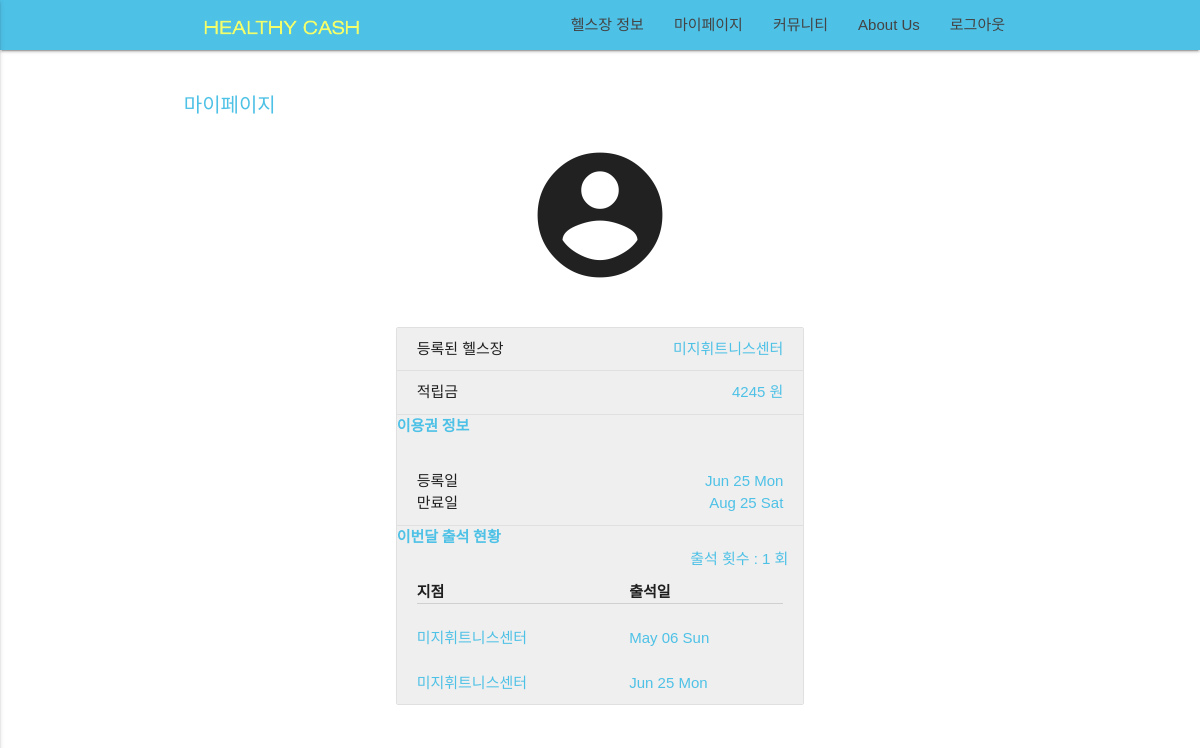
Screenshot of /profiles/mypage/ (signed in) with the database file from the repository.
### profiles/models.py (models this page shows, shortened)
class Profile(models.Model):
    user             = models.OneToOneField(User) # user.profile
    email            = models.CharField(max_length = 120)
    real_name        = models.CharField(max_length = 120, null=True)
    sex              = models.CharField(max_length = 50, null=True)
    followers        = models.ManyToManyField(User, related_name='followers', blank=True)
    following        = models.ManyToManyField(User, related_name='following', blank=True)
    timestamp        = models.DateTimeField(auto_now_add=True)
    updated          = models.DateTimeField(auto_now=True)
    healthclub       = models.ForeignKey(HealthClub, null=True)
    is_health_master = models.BooleanField(default = False)
    exercised        = models.IntegerField(default = 0)
    unit_cash        = models.IntegerField(default = 0)
    cash             = models.IntegerField(default = 0)
    healthclub_price = models.IntegerField(default = 0)
    start_date       = models.DateTimeField(null=True)
    expire_date      = models.DateTimeField(null=True)

### healthclub/models.py (models this page shows, shortened)
class HealthClub(models.Model):
    initiated = models.BooleanField(default=False)
    name      = models.CharField(max_length = 120)
    address   = models.CharField(max_length = 200)
    master    = models.ForeignKey(User, related_name='is_health_master')
    geometry  = models.CharField(max_length = 200, blank=True)
    photo     = models.ImageField(blank=True)
    qrcode    = models.ImageField(blank=True)
    member    = models.IntegerField(default = 0)
    price1    = models.IntegerField(blank = True, default= 0)
    price2    = models.IntegerField(blank = True, default= 0)
    price3    = models.IntegerField(blank = True, default= 0)
    price6    = models.IntegerField(blank = True, default= 0)
    price12   = models.IntegerField(blank = True, default= 0)
    detail   = models.CharField(max_length = 1000, blank = True)
    timestamp = models.DateTimeField(auto_now=True)
    updated = models.DateTimeField(auto_now_add=True)

class HealthDiary(models.Model):
    user = models.ForeignKey(settings.AUTH_USER_MODEL)
    healthclub = models.ForeignKey(HealthClub)
    timestamp = models.DateTimeField(auto_now=True)

### profiles/views.py (the view)
def mypage(request):
    user = request.user
    profile = Profile.objects.get(user=user)
    last_diary = HealthDiary.objects.filter(user = user)
    expire_date = profile.expire_date  #When expire_date Expires
    if expire_date != None:
        if expire_date < datetime.now():
            profile.healthclub = None
            profile.expire_date = None
            profile.start_date = None
            profile.save()
    if(len(last_diary)==0):
        pass
    else:
        last_diary = last_diary.last().timestamp
        if last_diary.month < datetime.now().month:
            profile.exercised = 0
    profile = Profile.objects.get(user=user)
    record = HealthDiary.objects.filter(user=user)
    context = {'profile' : profile, 'username' : user.username, 'record' : record, 'real_name' : user.profile.real_name}
    return render(request, 'mypage.html', context)

### templates/mypage.html (shortened to what this page needs)
{% extends "base.html"  %}
{% load staticfiles %}
{%block content%}
<div class="container">
    <div class="row" style="padding-top:20px">
      <p class="header" style="margin-left:15px;font-size:20px;color:#4EC1E6;"> 마이페이지 </p>
       <center>
        <i style="font-size:150px"  class="large material-icons">account_circle</i>
        </center>
        <div class="col s12 m3 l3"></div>
        <div class="col s12 m6 l6">
          <ul class="collection" style="margin-top:30px;">
            <li class="collection-item">
              <span>등록된 헬스장</span>
              <span class="highlight" style="float:right">{{profile.healthclub.name}} </span>
            </li>
            <li class="collection-item">
              <span>적립금</span>
              <span class="highlight" style="float:right">{{profile.cash}} 원 </span>
            </li>
            <li class="highlight" style="font-weight: bold; background-color:#efefef">이용권 정보<li>
              <li style="background-color:#efefef"><br></li>
            <li class="collection-item">
              <span>등록일</span>
              <span class="highlight" style="float:right">{{profile.start_date|date:"M d D"}}  </span>
              <br>
              <span>만료일</span>
              <span class="highlight" style="float:right">{{profile.expire_date|date:"M d D"}} </span>
            </li>
            <li class="highlight" style="font-weight: bold; background-color:#efefef">이번달 출석 현황</li>
            <span class="highlight" style="float:right; margin-right:15px;">출석 횟수 : {{profile.exercised}} 회  </span>
            <li class="collection-item">
              <br>
              <table>
                  <thead>
                    <tr>
                        <th>지점</th>
                        <th>출석일</th>
                    </tr>
                  </thead>
                  <tbody>
                      {% for r in record%}
                      <tr><td><br></td><td><br></td></tr>
                    <tr>
                      <td><span class="highlight">{{r.healthclub.name}}</span></td>
                      <td><span class="highlight">{{r.timestamp|date:"M d D"}}</span></td>
                    </tr>
                       {% endfor %}
                  </tbody>
              </table>
            </li>
          </ul>
      </div>
    </div>
</div>
{% endblock content %}

### static/css/style.css (style rules this page uses)
p { line-height: 2rem; }

### templates/mypage.html (style rules this page uses)
.highlight { color:#4EC1E6; }
.collection-item { background-color:#efefef !important; }

### rows the page displays
Profile: healthclub.name "미지휘트니스센터", cash "4245", start_date "Jun 25 Mon", expire_date "Aug 25 Sat", exercised "1"
HealthDiary: healthclub.name "미지휘트니스센터", timestamp "May 06 Sun"
HealthDiary: healthclub.name "미지휘트니스센터", timestamp "Jun 25 Mon"
